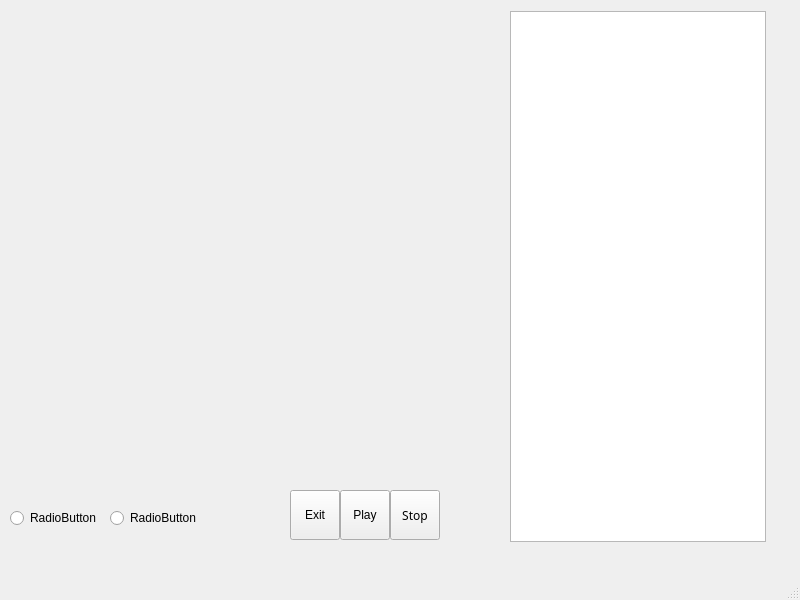
<?xml version="1.0" encoding="UTF-8"?>
<ui version="4.0">
 <class>MainWindow</class>
 <widget class="QMainWindow" name="MainWindow">
  <property name="geometry">
   <rect>
    <x>0</x>
    <y>0</y>
    <width>800</width>
    <height>600</height>
   </rect>
  </property>
  <property name="windowTitle">
   <string>MainWindow</string>
  </property>
  <widget class="QWidget" name="centralwidget">
   <widget class="QToolButton" name="toolButton">
    <property name="geometry">
     <rect>
      <x>290</x>
      <y>490</y>
      <width>50</width>
      <height>50</height>
     </rect>
    </property>
    <property name="text">
     <string>Exit</string>
    </property>
   </widget>
   <widget class="QToolButton" name="toolButton_2">
    <property name="geometry">
     <rect>
      <x>340</x>
      <y>490</y>
      <width>50</width>
      <height>50</height>
     </rect>
    </property>
    <property name="text">
     <string>Play</string>
    </property>
   </widget>
   <widget class="QToolButton" name="toolButton_3">
    <property name="geometry">
     <rect>
      <x>390</x>
      <y>490</y>
      <width>50</width>
      <height>50</height>
     </rect>
    </property>
    <property name="font">
     <font>
      <family>맑은 고딕</family>
     </font>
    </property>
    <property name="text">
     <string>Stop</string>
    </property>
   </widget>
   <widget class="QRadioButton" name="radioButton">
    <property name="geometry">
     <rect>
      <x>10</x>
      <y>510</y>
      <width>90</width>
      <height>16</height>
     </rect>
    </property>
    <property name="text">
     <string>RadioButton</string>
    </property>
   </widget>
   <widget class="QRadioButton" name="radioButton_2">
    <property name="geometry">
     <rect>
      <x>110</x>
      <y>510</y>
      <width>90</width>
      <height>16</height>
     </rect>
    </property>
    <property name="text">
     <string>RadioButton</string>
    </property>
   </widget>
   <widget class="QTextBrowser" name="textBrowser">
    <property name="geometry">
     <rect>
      <x>510</x>
      <y>11</y>
      <width>256</width>
      <height>531</height>
     </rect>
    </property>
    <property name="html">
     <string>&lt;!DOCTYPE HTML PUBLIC &quot;-//W3C//DTD HTML 4.0//EN&quot; &quot;http://www.w3.org/TR/REC-html40/strict.dtd&quot;&gt;
&lt;html&gt;&lt;head&gt;&lt;meta name=&quot;qrichtext&quot; content=&quot;1&quot; /&gt;&lt;style type=&quot;text/css&quot;&gt;
p, li { white-space: pre-wrap; }
&lt;/style&gt;&lt;/head&gt;&lt;body style=&quot; font-family:'Gulim'; font-size:9pt; font-weight:400; font-style:normal;&quot;&gt;
&lt;p style=&quot;-qt-paragraph-type:empty; margin-top:0px; margin-bottom:0px; margin-left:0px; margin-right:0px; -qt-block-indent:0; text-indent:0px;&quot;&gt;&lt;br /&gt;&lt;/p&gt;&lt;/body&gt;&lt;/html&gt;</string>
    </property>
   </widget>
  </widget>
  <widget class="QMenuBar" name="menubar">
   <property name="geometry">
    <rect>
     <x>0</x>
     <y>0</y>
     <width>800</width>
     <height>21</height>
    </rect>
   </property>
  </widget>
  <widget class="QStatusBar" name="statusbar"/>
 </widget>
 <resources/>
 <connections/>
</ui>
